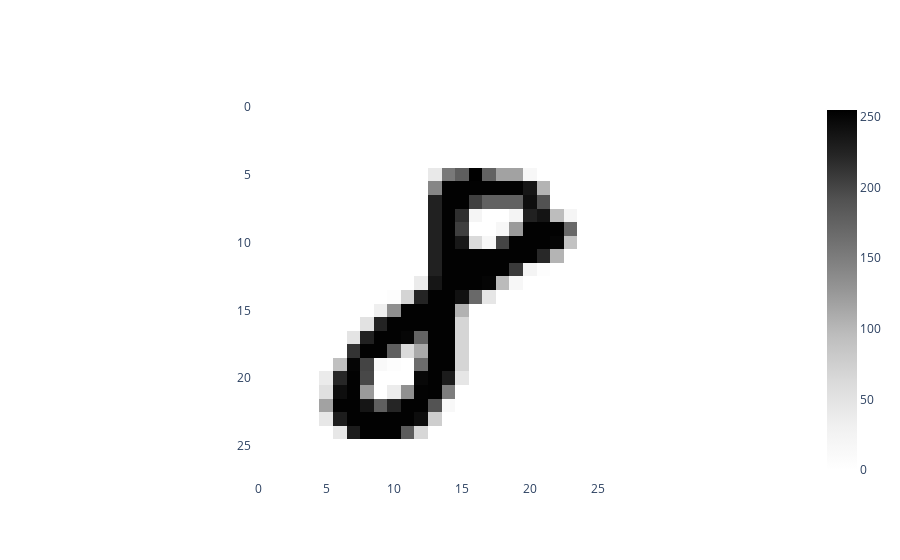

This figure's notebook cell:
### Code cell
im8_idx = np.flatnonzero(y == "8")[1]
im8=X.loc[im8_idx,:].values.reshape(28,28)
plot_heatmap(im8)

### Figure 1 — Plotly figure (JSON) as saved in the notebook; plotly's stock layout.template omitted (floating-point values rounded to 4 significant figures; data arrays with more than 128 entries replaced by an {"elided": "..."} marker saying what was removed)
{"data": [{"colorscale": [[0, "rgb(255,255,255)"], [0.125, "rgb(240,240,240)"], [0.25, "rgb(217,217,217)"], [0.375, "rgb(189,189,189)"], [0.5, "rgb(150,150,150)"], [0.625, "rgb(115,115,115)"], [0.75, "rgb(82,82,82)"], [0.875, "rgb(37,37,37)"], [1, "rgb(0,0,0)"]], "type": "heatmap", "z": {"elided": "28x28 int values"}}], "layout": {"plot_bgcolor": "white", "xaxis": {"constrain": "domain", "scaleanchor": "y"}, "yaxis": {"autorange": "reversed", "constrain": "domain"}}}
